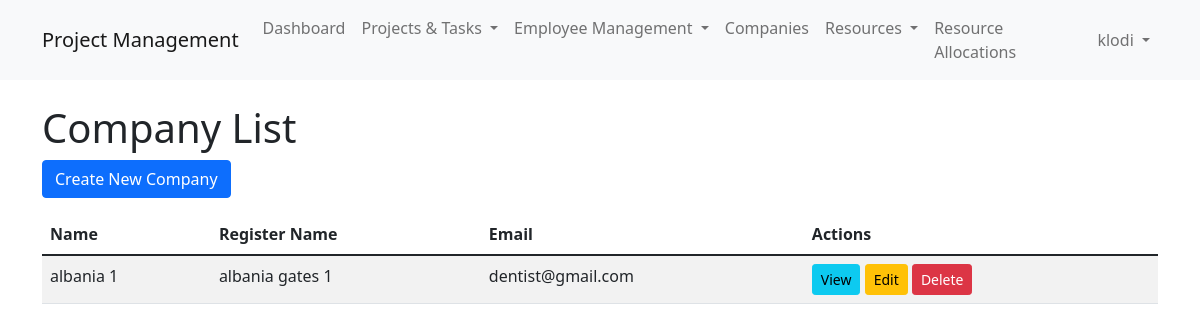
The page /company/ (signed in) on the database its author committed.
### company/models.py (models this page shows, shortened)
class Company(TimeStampedModel, NamedModel, ContactInfoMixin):
    name = models.CharField(max_length=255)
    slug = models.SlugField(unique=True, blank=True)
    register_name = models.CharField(max_length=255)
    address = models.TextField()
    post_code = models.CharField(max_length=10)
    fax_number = models.CharField(max_length=20, blank=True)
    website = models.URLField(blank=True)
    class Meta:
        verbose_name_plural = "Companies"
        ordering = ['name']

### company/views.py (the view)
# urls.py: path('', views.CompanyListView.as_view(), name='company_list'),
class CompanyListView(LoginRequiredMixin, ListView):
    model = Company
    template_name = 'company/company_list.html'
    context_object_name = 'companies'

### company/templates/company/company_list.html (shortened to what this page needs)
{% extends 'base.html' %}
{% block content %}
    <h1>Company List</h1>
    {% if perms.company.add_company %}
        <a href="{% url 'company:company_create' %}" class="btn btn-primary mb-3">Create New Company</a>
    {% endif %}
    <table class="table table-striped">
        <thead>
            <tr>
                <th>Name</th>
                <th>Register Name</th>
                <th>Email</th>
                <th>Actions</th>
            </tr>
        </thead>
        <tbody>
            {% for company in companies %}
                <tr>
                    <td>{{ company.name }}</td>
                    <td>{{ company.register_name }}</td>
                    <td>{{ company.email }}</td>
                    <td>
                        <a href="{% url 'company:company_detail' company.pk %}" class="btn btn-sm btn-info">View</a>
                        {% if perms.company.change_company %}
                            <a href="{% url 'company:company_update' company.pk %}" class="btn btn-sm btn-warning">Edit</a>
                        {% endif %}
                        {% if perms.company.delete_company %}
                            <a href="{% url 'company:company_delete' company.pk %}" class="btn btn-sm btn-danger">Delete</a>
                        {% endif %}
                    </td>
                </tr>
            {% empty %}
                <tr><td colspan="4">No companies found.</td></tr>
            {% endfor %}
        </tbody>
    </table>
{% endblock %}

### templates/includes/navbar.html (shortened to what this page needs)
<nav class="navbar navbar-expand-lg navbar-light bg-light">
    <div class="container">
        <a class="navbar-brand" href="/">Project Management</a>
        <div class="collapse navbar-collapse" id="navbarNav">
            <ul class="navbar-nav me-auto">
                <li class="nav-item">
                    <a class="nav-link" href="{% url 'dashboard:dashboard' %}">Dashboard</a>
                </li>
                <li class="nav-item dropdown">
                    <a class="nav-link dropdown-toggle" href="#" id="navbarDropdownProjects" role="button" data-bs-toggle="dropdown" aria-expanded="false">
                        Projects & Tasks
                    </a>
                </li>
                <li class="nav-item dropdown">
                    <a class="nav-link dropdown-toggle" href="#" id="navbarDropdownEmployees" role="button" data-bs-toggle="dropdown" aria-expanded="false">
                        Employee Management
                    </a>
                </li>
                <li class="nav-item">
                    <a class="nav-link" href="{% url 'company:company_list' %}">Companies</a>
                </li>
                <li class="nav-item dropdown">
                    <a class="nav-link dropdown-toggle" href="#" id="navbarDropdownResources" role="button" data-bs-toggle="dropdown" aria-expanded="false">
                        Resources
                    </a>
                </li>
                <li class="nav-item">
                    <a class="nav-link" href="{% url 'resource_allocation:allocation_list' %}">Resource Allocations</a>
                </li>
            </ul>
            <ul class="navbar-nav">
                {% if user.is_authenticated %}
                    <li class="nav-item dropdown">
                        <a class="nav-link dropdown-toggle" href="#" id="navbarDropdownUser" role="button" data-bs-toggle="dropdown" aria-expanded="false">
                            {{ user.username }}
                        </a>
                    </li>
                {% else %}
                    <li class="nav-item">
                        <a class="nav-link" href="{% url 'login' %}">Login</a>
                    </li>
                {% endif %}
            </ul>
        </div>
    </div>
</nav>

### rows shown on the page
Company: name "albania 1", register_name "albania gates 1", email "dentist@gmail.com"

### other values the page prints
{{ user.username }} "klodi"
